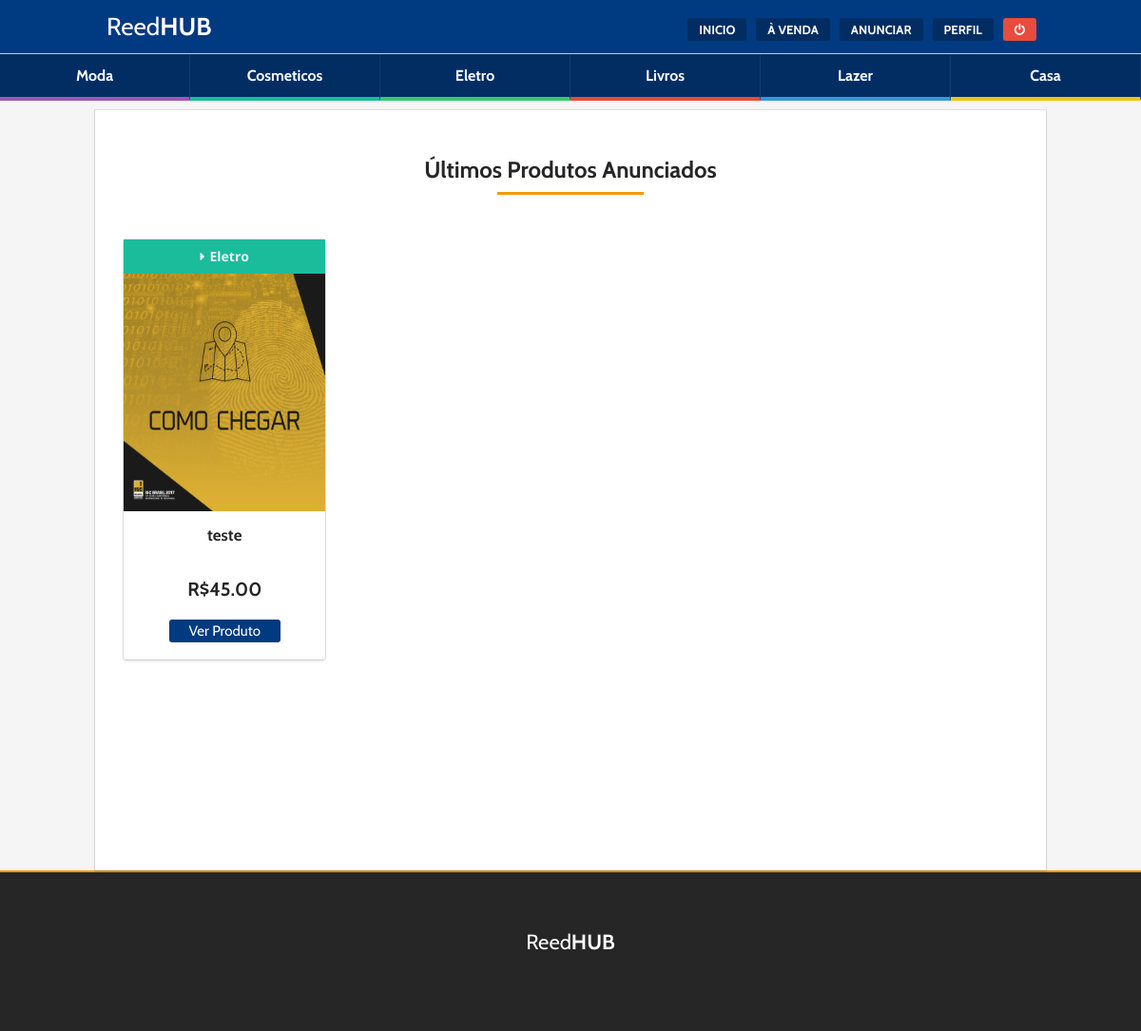
/anuncios.php (signed in), run on an earlier commit of the app's database.
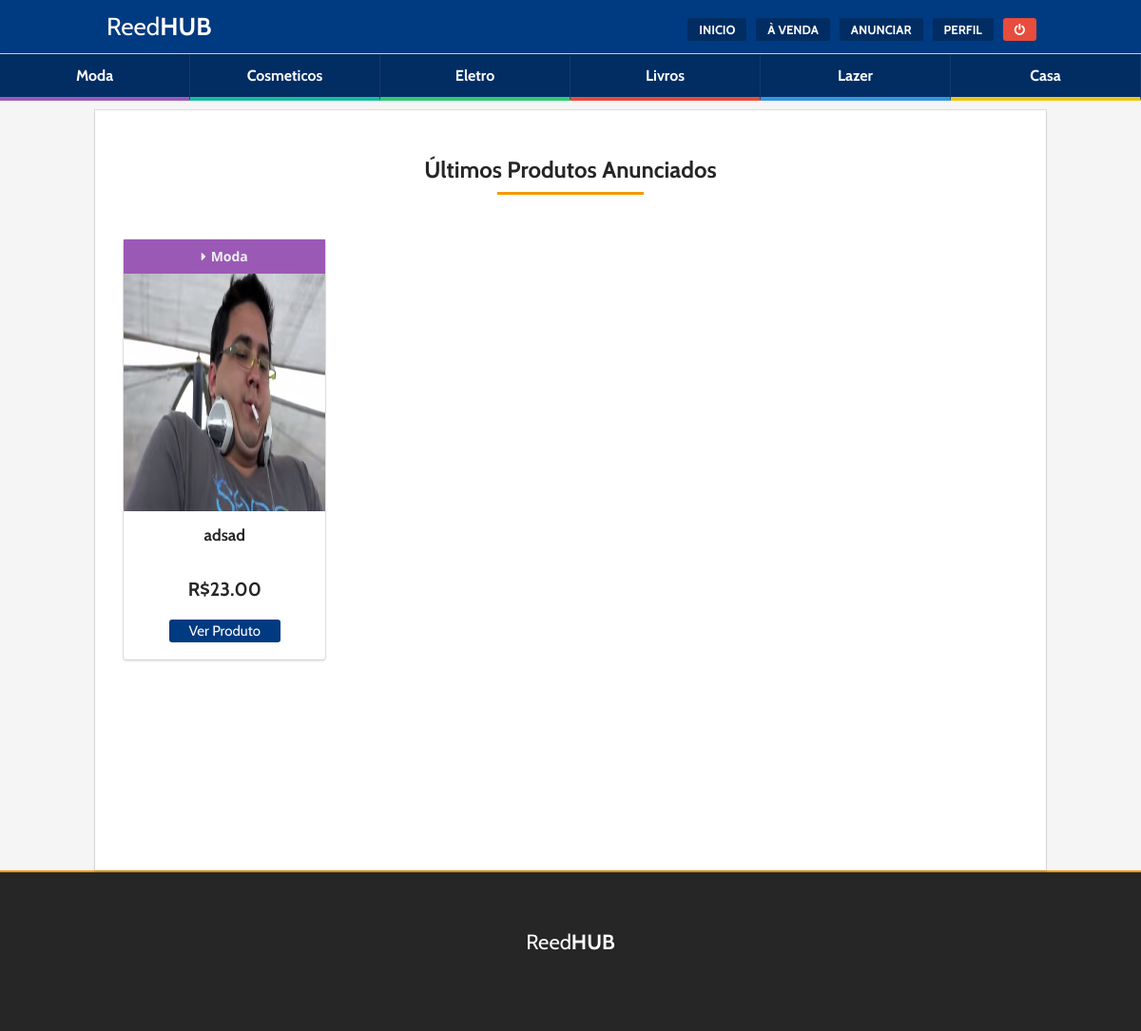
And on a later commit of the database.
### tables this page shows
CREATE TABLE `vendas` (
  `id` int(11) NOT NULL,
  `user_id` int(11) NOT NULL,
  `name` varchar(100) NOT NULL,
  `description` text NOT NULL,
  `value` decimal(10,2) NOT NULL,
  `image` varchar(100) NOT NULL,
  `category` varchar(20) NOT NULL
);

### anuncios.php (the view, shortened to what this page needs)
<?php include ("header.php"); ?>
<?php if (isset($_SESSION['uid'])): ?>
<?php include("parts/layout/menu-categoria.php");?>
<div class="rx_wrapper">
	<div class="go-title-area center">
		<h3 class="go-title x1">
			Últimos Produtos Anunciados
		</h3>
	</div>
	<section class="default-services go-flex center">
	<?php
	$query = "SELECT * FROM vendas";
	if ($result = $mysqli->query($query)): ?>
	<?php while($obj = $result->fetch_object()): ?>
		<?php
		$cat = $obj->category;
		if($cat == "Moda")$cat_color = "#9b59b6";
		if($cat == "Eletro")$cat_color = "#1abc9c";
		?>
		<div class="default-services__item">
		<form style="height: 100%" method="GET" action="produto.php">
			<div class="item-inner go-box-7 hover-1">
				<div style="background-color: <?php echo "$cat_color"; ?>" class="item-category">
					<i class="fa fa-caret-right" aria-hidden="true"></i><?php echo "$obj->category"; ?>
				</div>
				<div class="item-thumb">
					<img src="fotos/<?php echo "$obj->image"; ?>" alt="">
				</div>
				<div class="item-inner">
					<div class="item-title">
						<?php echo "$obj->name"; ?>
					</div>
					<div class="item-subtitle">
						R$<?php echo "$obj->value"; ?>
					</div>
				<input class="go-button small" style="margin-top: 20px" type="submit" value="Ver Produto" name="ver">
				</div>
			</div>
			</form>
		</div>
	<?php endwhile; ?>
<?php endif; ?>
</section>
</div>
<?php endif; ?>
<?php require_once("footer.php") ?>

What changed in the data, as far as the page shows it:
removed vendas: category "Eletro", image (picture), name "teste", value "45.00"
added vendas: category "Moda", image (picture), name "adsad", value "23.00"
